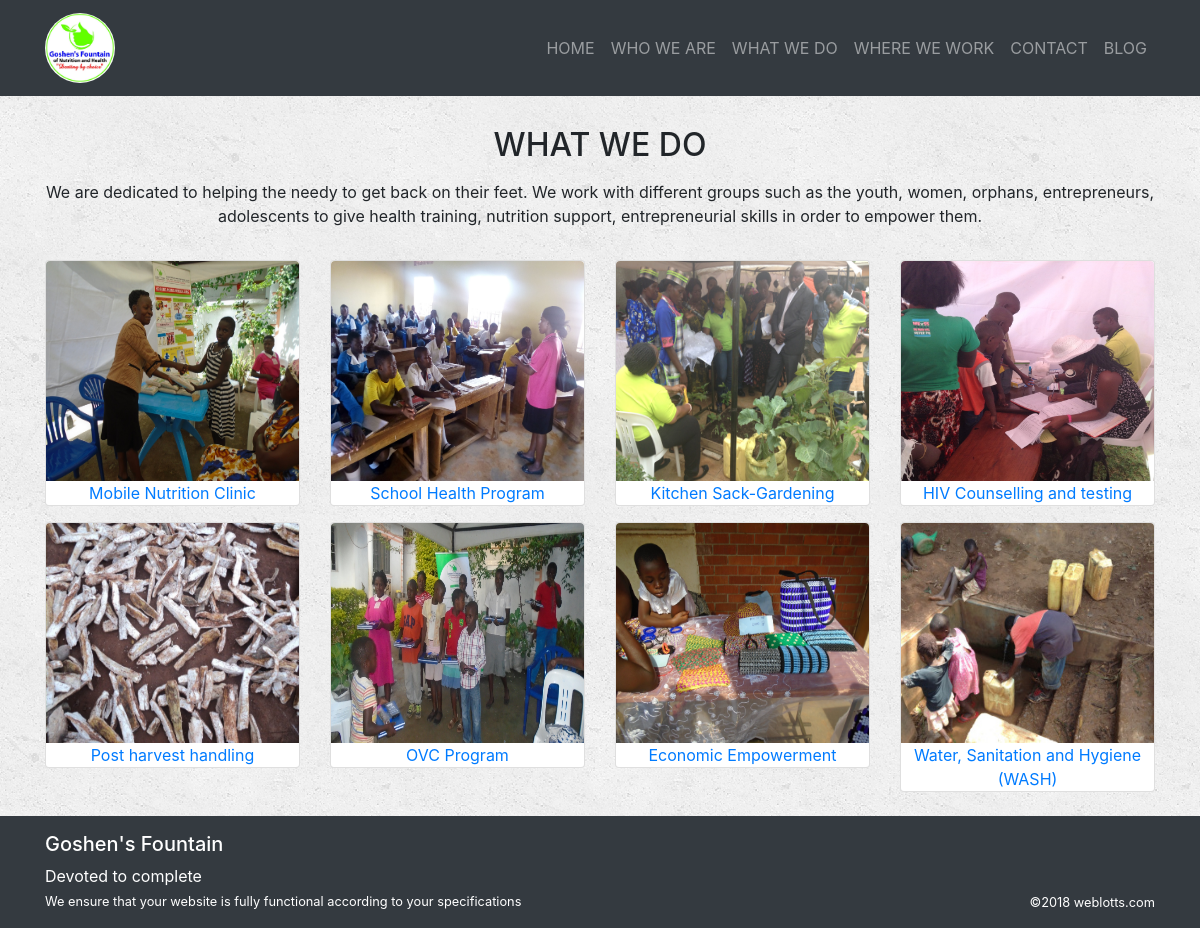
Page /page/category/what-we-do/ on the committed database.
### page/models.py (models this page shows, shortened)
class Category(models.Model):
    name = models.CharField(max_length=250)
    slug = models.SlugField(max_length=250)
    cat_content = models.TextField()
    cat_image = models.FileField()

class Page(models.Model):
    page_title = models.CharField(max_length=250)
    slug = models.SlugField(max_length=250)
    page_content = models.TextField()
    page_image = models.FileField()
    category = models.ForeignKey(Category, on_delete=models.CASCADE)

### page/views.py (the view)
# urls.py: url(r'^category/(?P<category_slug>[\w-]+)/$', views.post_by_category, name='post_by_category'),
def post_by_category(request, category_slug):
    category = Category.objects.get(slug=category_slug)
    pages = Page.objects.filter(category__slug=category_slug)
    return render(request, 'page/post_by_category.html', {'category': category, 'pages': pages})

### page/templates/page/post_by_category.html
{% extends 'blog/base.html' %}
{% load staticfiles  %}
{% block body %}
<div class="container text-center" style="padding-top: 30px;">
    <h2>{{ category.name }}</h2>
    <p>{{ category.cat_content|linebreaks }}</p>
    <div class="row">
        {% for page in pages  %}
            <div class="col-sm-7 col-lg-3">
                <div class="card-group mt-3">
                    <div class="card mx-0">
                        <a href="{% url 'page:page_detail' page.id %}"><img class="card-img-top img-fluid" src="{{ page.page_image.url }}" style="height: 220px;"></a>
                        <a href="{% url 'page:page_detail' page.id %}">{{ page.page_title }}</a>
                    </div>
                </div>
            </div>
        {% endfor %}
    </div>
</div>
{% endblock %}

### blog/static/blog/style.css (style rules this page uses)
body { background: white url("images/background.png"); }
html { min-height: 100%; }
html, html a, body { -webkit-font-smoothing: antialiased; -webkit-font-smoothing: antialiased; }
body { font-family: 'Roboto', sans-serif; }

### rows in the picture
Category: name "WHAT WE DO", cat_content "We are dedicated to helping the needy to get back on their feet. We work with different groups such as the youth, women, orphans, entrepreneurs, adolescents to give health training, nutrition support, entrepreneurial skills in order to empower them."
Page: page_image (picture), page_title "Mobile Nutrition Clinic"
Page: page_image (picture), page_title "School Health Program"
Page: page_image (picture), page_title "Kitchen Sack-Gardening"
Page: page_image (picture), page_title "HIV Counselling and testing"
Page: page_image (picture), page_title "Post harvest handling"
Page: page_image (picture), page_title "OVC Program"
Page: page_image (picture), page_title "Economic Empowerment"
Page: page_image (picture), page_title "Water, Sanitation and Hygiene (WASH)"
